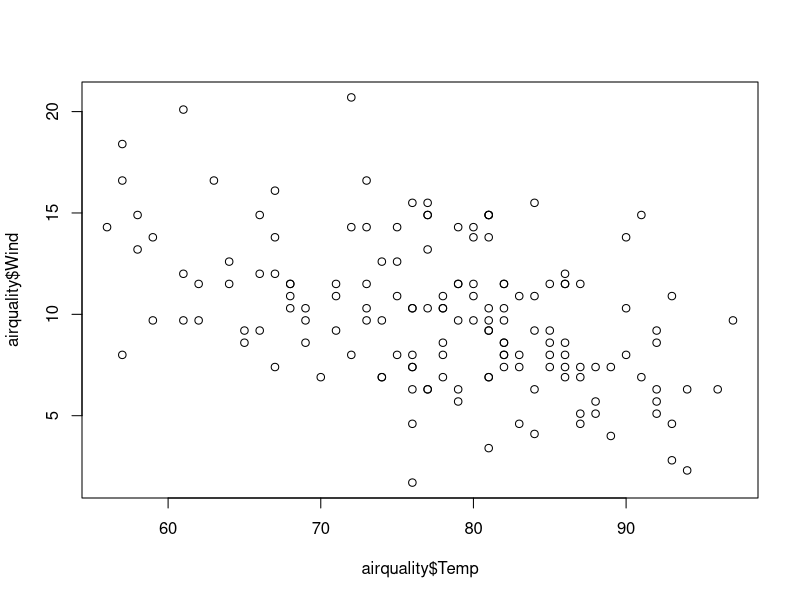
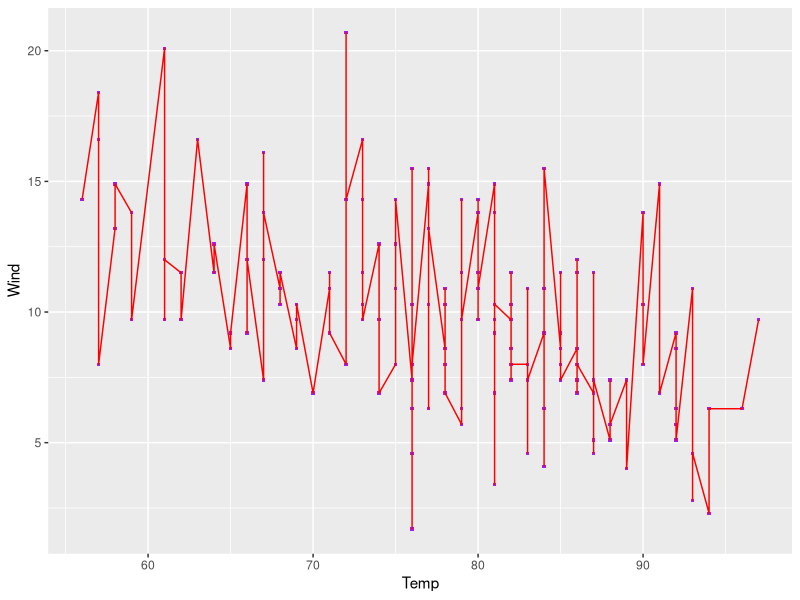

Generate these figures, in order, with R:
install.packages("ggplot2")
library(ggplot2)

data("airquality")
names(airquality)

plot(airquality $Temp, airquality $Wind)

library(ggplot2)
ggplot(airquality, aes(x =Temp, y = Wind))+ geom_point(size=0.75, shape= "square", col="Purple") + geom_line(col = "Red")